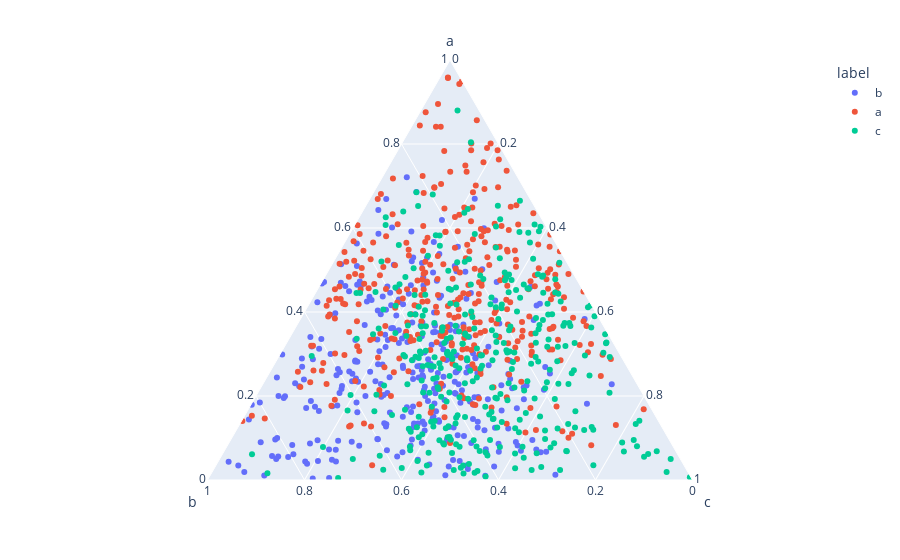

The notebook cell this image was saved under:
### Code cell
import pandas as pd
import numpy as np
import random
demo = {
    "a": np.random.random(size=1000),
    "b": np.random.random(size=1000),
    "c": np.random.random(size=1000),
    "label": []
}
for i in range(1000):
    a, b, c = demo["a"][i], demo["b"][i], demo["c"][i]

    s = a + b + c
    pa, pb, pc = a/s, b/s, 1 - (a/s + b/s)

    label = np.random.choice(["a", "b", "c"], p=[pa, pb, pc])
    demo["label"].append(label)

    # if a > b and a > c:
    #     demo["label"].append("a")
    # elif b > a and b > c:
    #     demo["label"].append("b")
    # else:
    #     demo["label"].append("c")
demo_df = pd.DataFrame.from_dict(demo)
fig2 = px.scatter_ternary(demo_df, a="a", b="b", c="c", color="label")
fig2.show()

### Figure 1 — Plotly figure (JSON) as saved in the notebook; plotly's stock layout.template omitted (floating-point values rounded to 4 significant figures; data arrays with more than 128 entries replaced by an {"elided": "..."} marker saying what was removed)
{"data": [{"a": {"elided": "323 float values"}, "b": {"elided": "323 float values"}, "c": {"elided": "323 float values"}, "hovertemplate": "label=b<br>a=%{a}<br>b=%{b}<br>c=%{c}<extra></extra>", "legendgroup": "b", "marker": {"color": "#636efa", "symbol": "circle"}, "mode": "markers", "name": "b", "showlegend": true, "subplot": "ternary", "type": "scatterternary"}, {"a": {"elided": "342 float values"}, "b": {"elided": "342 float values"}, "c": {"elided": "342 float values"}, "hovertemplate": "label=a<br>a=%{a}<br>b=%{b}<br>c=%{c}<extra></extra>", "legendgroup": "a", "marker": {"color": "#EF553B", "symbol": "circle"}, "mode": "markers", "name": "a", "showlegend": true, "subplot": "ternary", "type": "scatterternary"}, {"a": {"elided": "335 float values"}, "b": {"elided": "335 float values"}, "c": {"elided": "335 float values"}, "hovertemplate": "label=c<br>a=%{a}<br>b=%{b}<br>c=%{c}<extra></extra>", "legendgroup": "c", "marker": {"color": "#00cc96", "symbol": "circle"}, "mode": "markers", "name": "c", "showlegend": true, "subplot": "ternary", "type": "scatterternary"}], "layout": {"legend": {"title": {"text": "label"}, "tracegroupgap": 0}, "margin": {"t": 60}, "ternary": {"aaxis": {"title": {"text": "a"}}, "baxis": {"title": {"text": "b"}}, "caxis": {"title": {"text": "c"}}, "domain": {"x": [0, 1], "y": [0, 1]}}}}
